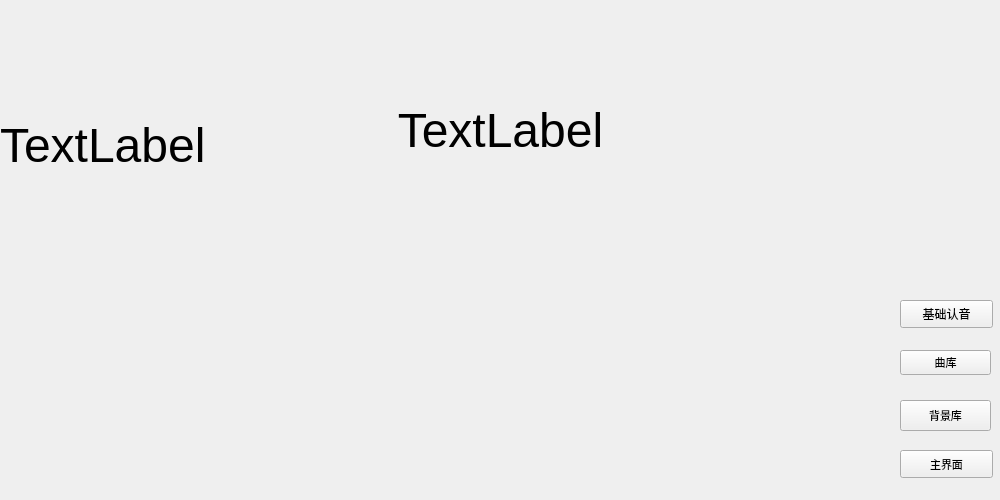
<?xml version="1.0" encoding="UTF-8"?>
<ui version="4.0">
 <class>Widget1</class>
 <widget class="QWidget" name="Widget1">
  <property name="geometry">
   <rect>
    <x>0</x>
    <y>0</y>
    <width>1000</width>
    <height>500</height>
   </rect>
  </property>
  <property name="sizePolicy">
   <sizepolicy hsizetype="Fixed" vsizetype="Fixed">
    <horstretch>0</horstretch>
    <verstretch>0</verstretch>
   </sizepolicy>
  </property>
  <property name="minimumSize">
   <size>
    <width>1000</width>
    <height>500</height>
   </size>
  </property>
  <property name="maximumSize">
   <size>
    <width>1000</width>
    <height>500</height>
   </size>
  </property>
  <property name="font">
   <font>
    <pointsize>36</pointsize>
   </font>
  </property>
  <property name="windowTitle">
   <string>Widget</string>
  </property>
  <property name="layoutDirection">
   <enum>Qt::LeftToRight</enum>
  </property>
  <property name="styleSheet">
   <string notr="true"/>
  </property>
  <widget class="QPushButton" name="basicrecognition">
   <property name="geometry">
    <rect>
     <x>900</x>
     <y>300</y>
     <width>93</width>
     <height>28</height>
    </rect>
   </property>
   <property name="font">
    <font>
     <pointsize>9</pointsize>
    </font>
   </property>
   <property name="text">
    <string>基础认音</string>
   </property>
  </widget>
  <widget class="QLabel" name="musicnote">
   <property name="geometry">
    <rect>
     <x>290</x>
     <y>80</y>
     <width>421</width>
     <height>101</height>
    </rect>
   </property>
   <property name="font">
    <font>
     <family>Microsoft JhengHei UI</family>
     <pointsize>36</pointsize>
    </font>
   </property>
   <property name="focusPolicy">
    <enum>Qt::NoFocus</enum>
   </property>
   <property name="layoutDirection">
    <enum>Qt::LeftToRight</enum>
   </property>
   <property name="text">
    <string>TextLabel</string>
   </property>
   <property name="alignment">
    <set>Qt::AlignCenter</set>
   </property>
  </widget>
  <widget class="QToolButton" name="menu">
   <property name="geometry">
    <rect>
     <x>900</x>
     <y>350</y>
     <width>91</width>
     <height>25</height>
    </rect>
   </property>
   <property name="font">
    <font>
     <pointsize>8</pointsize>
    </font>
   </property>
   <property name="text">
    <string>曲库</string>
   </property>
  </widget>
  <widget class="QLabel" name="music">
   <property name="geometry">
    <rect>
     <x>0</x>
     <y>0</y>
     <width>1001</width>
     <height>291</height>
    </rect>
   </property>
   <property name="frameShadow">
    <enum>QFrame::Plain</enum>
   </property>
   <property name="lineWidth">
    <number>2</number>
   </property>
   <property name="text">
    <string>TextLabel</string>
   </property>
  </widget>
  <widget class="QPushButton" name="back">
   <property name="geometry">
    <rect>
     <x>900</x>
     <y>450</y>
     <width>93</width>
     <height>28</height>
    </rect>
   </property>
   <property name="font">
    <font>
     <pointsize>8</pointsize>
    </font>
   </property>
   <property name="text">
    <string>主界面</string>
   </property>
  </widget>
  <widget class="QToolButton" name="switch_2">
   <property name="geometry">
    <rect>
     <x>900</x>
     <y>400</y>
     <width>91</width>
     <height>31</height>
    </rect>
   </property>
   <property name="font">
    <font>
     <pointsize>8</pointsize>
    </font>
   </property>
   <property name="text">
    <string>背景库</string>
   </property>
  </widget>
 </widget>
 <resources/>
 <connections/>
</ui>
